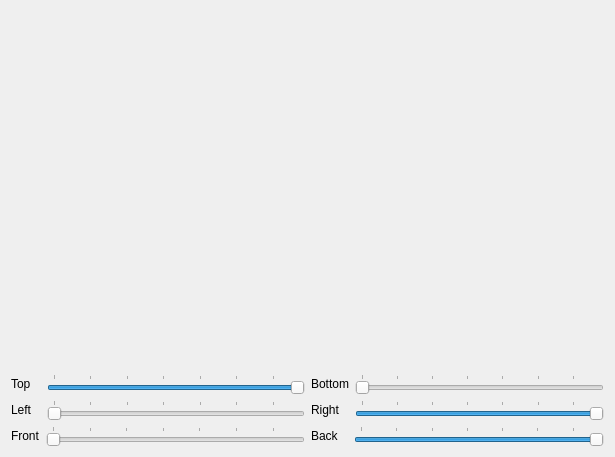
<?xml version="1.0" encoding="UTF-8"?>
<ui version="4.0">
 <class>Window</class>
 <widget class="QWidget" name="Window">
  <property name="geometry">
   <rect>
    <x>0</x>
    <y>0</y>
    <width>615</width>
    <height>457</height>
   </rect>
  </property>
  <property name="windowTitle">
   <string>Window</string>
  </property>
  <layout class="QVBoxLayout" name="verticalLayout">
   <item>
    <layout class="QVBoxLayout" name="verticalLayout_2">
     <item>
      <widget class="MyGLWidget" name="myGLWidget" native="true">
       <property name="minimumSize">
        <size>
         <width>200</width>
         <height>200</height>
        </size>
       </property>
      </widget>
     </item>
    </layout>
   </item>
   <item>
    <layout class="QGridLayout" name="gridLayout_2">
     <item row="0" column="1">
      <layout class="QHBoxLayout" name="horizontalLayout">
       <item>
        <widget class="QLabel" name="label">
         <property name="text">
          <string>Bottom</string>
         </property>
        </widget>
       </item>
       <item>
        <widget class="QSlider" name="bottomSlider">
         <property name="maximum">
          <number>100</number>
         </property>
         <property name="singleStep">
          <number>1</number>
         </property>
         <property name="pageStep">
          <number>15</number>
         </property>
         <property name="orientation">
          <enum>Qt::Horizontal</enum>
         </property>
         <property name="tickPosition">
          <enum>QSlider::TicksAbove</enum>
         </property>
         <property name="tickInterval">
          <number>15</number>
         </property>
        </widget>
       </item>
      </layout>
     </item>
     <item row="0" column="0">
      <layout class="QHBoxLayout" name="horizontalLayout_2">
       <item>
        <widget class="QLabel" name="label_2">
         <property name="text">
          <string>Top   </string>
         </property>
        </widget>
       </item>
       <item>
        <widget class="QSlider" name="topSlider">
         <property name="maximum">
          <number>100</number>
         </property>
         <property name="singleStep">
          <number>1</number>
         </property>
         <property name="pageStep">
          <number>15</number>
         </property>
         <property name="value">
          <number>100</number>
         </property>
         <property name="orientation">
          <enum>Qt::Horizontal</enum>
         </property>
         <property name="invertedControls">
          <bool>true</bool>
         </property>
         <property name="tickPosition">
          <enum>QSlider::TicksAbove</enum>
         </property>
         <property name="tickInterval">
          <number>15</number>
         </property>
        </widget>
       </item>
      </layout>
     </item>
    </layout>
   </item>
   <item>
    <layout class="QGridLayout" name="gridLayout_3">
     <item row="0" column="1">
      <layout class="QHBoxLayout" name="horizontalLayout_4">
       <item>
        <widget class="QLabel" name="label_4">
         <property name="text">
          <string>Right   </string>
         </property>
        </widget>
       </item>
       <item>
        <widget class="QSlider" name="rightSlider">
         <property name="minimum">
          <number>0</number>
         </property>
         <property name="maximum">
          <number>100</number>
         </property>
         <property name="pageStep">
          <number>15</number>
         </property>
         <property name="value">
          <number>100</number>
         </property>
         <property name="sliderPosition">
          <number>100</number>
         </property>
         <property name="orientation">
          <enum>Qt::Horizontal</enum>
         </property>
         <property name="invertedAppearance">
          <bool>false</bool>
         </property>
         <property name="invertedControls">
          <bool>true</bool>
         </property>
         <property name="tickPosition">
          <enum>QSlider::TicksAbove</enum>
         </property>
         <property name="tickInterval">
          <number>15</number>
         </property>
        </widget>
       </item>
      </layout>
     </item>
     <item row="0" column="0">
      <layout class="QHBoxLayout" name="horizontalLayout_3">
       <item>
        <widget class="QLabel" name="label_3">
         <property name="text">
          <string>Left   </string>
         </property>
        </widget>
       </item>
       <item>
        <widget class="QSlider" name="leftSlider">
         <property name="maximum">
          <number>100</number>
         </property>
         <property name="singleStep">
          <number>1</number>
         </property>
         <property name="pageStep">
          <number>15</number>
         </property>
         <property name="orientation">
          <enum>Qt::Horizontal</enum>
         </property>
         <property name="tickPosition">
          <enum>QSlider::TicksAbove</enum>
         </property>
         <property name="tickInterval">
          <number>15</number>
         </property>
        </widget>
       </item>
      </layout>
     </item>
    </layout>
   </item>
   <item>
    <layout class="QGridLayout" name="gridLayout_4">
     <item row="0" column="2">
      <layout class="QHBoxLayout" name="horizontalLayout_5">
       <item>
        <widget class="QLabel" name="label_5">
         <property name="text">
          <string>Front</string>
         </property>
        </widget>
       </item>
       <item>
        <widget class="QSlider" name="frontSlider">
         <property name="maximum">
          <number>100</number>
         </property>
         <property name="pageStep">
          <number>15</number>
         </property>
         <property name="orientation">
          <enum>Qt::Horizontal</enum>
         </property>
         <property name="tickPosition">
          <enum>QSlider::TicksAbove</enum>
         </property>
         <property name="tickInterval">
          <number>15</number>
         </property>
        </widget>
       </item>
      </layout>
     </item>
     <item row="0" column="3">
      <layout class="QHBoxLayout" name="horizontalLayout_6">
       <item>
        <widget class="QLabel" name="label_6">
         <property name="text">
          <string>Back   </string>
         </property>
        </widget>
       </item>
       <item>
        <widget class="QSlider" name="backSlider">
         <property name="maximum">
          <number>100</number>
         </property>
         <property name="pageStep">
          <number>15</number>
         </property>
         <property name="value">
          <number>100</number>
         </property>
         <property name="orientation">
          <enum>Qt::Horizontal</enum>
         </property>
         <property name="invertedControls">
          <bool>true</bool>
         </property>
         <property name="tickPosition">
          <enum>QSlider::TicksAbove</enum>
         </property>
         <property name="tickInterval">
          <number>15</number>
         </property>
        </widget>
       </item>
      </layout>
     </item>
    </layout>
   </item>
  </layout>
 </widget>
 <layoutdefault spacing="6" margin="11"/>
 <customwidgets>
  <customwidget>
   <class>MyGLWidget</class>
   <extends>QWidget</extends>
   <header>myglwidget.h</header>
   <container>1</container>
   <slots>
    <slot>setXRotation(int)</slot>
    <slot>setZRotation(int)</slot>
    <slot>setYRotation(int)</slot>
   </slots>
  </customwidget>
 </customwidgets>
 <resources/>
 <connections>
  <connection>
   <sender>topSlider</sender>
   <signal>valueChanged(int)</signal>
   <receiver>myGLWidget</receiver>
   <slot>setYRotation(int)</slot>
   <hints>
    <hint type="sourcelabel">
     <x>153</x>
     <y>265</y>
    </hint>
    <hint type="destinationlabel">
     <x>156</x>
     <y>206</y>
    </hint>
   </hints>
  </connection>
  <connection>
   <sender>leftSlider</sender>
   <signal>valueChanged(int)</signal>
   <receiver>myGLWidget</receiver>
   <slot>setZRotation(int)</slot>
   <hints>
    <hint type="sourcelabel">
     <x>229</x>
     <y>311</y>
    </hint>
    <hint type="destinationlabel">
     <x>227</x>
     <y>202</y>
    </hint>
   </hints>
  </connection>
  <connection>
   <sender>bottomSlider</sender>
   <signal>valueChanged(int)</signal>
   <receiver>myGLWidget</receiver>
   <slot>setXRotation(int)</slot>
   <hints>
    <hint type="sourcelabel">
     <x>81</x>
     <y>227</y>
    </hint>
    <hint type="destinationlabel">
     <x>83</x>
     <y>205</y>
    </hint>
   </hints>
  </connection>
 </connections>
</ui>
